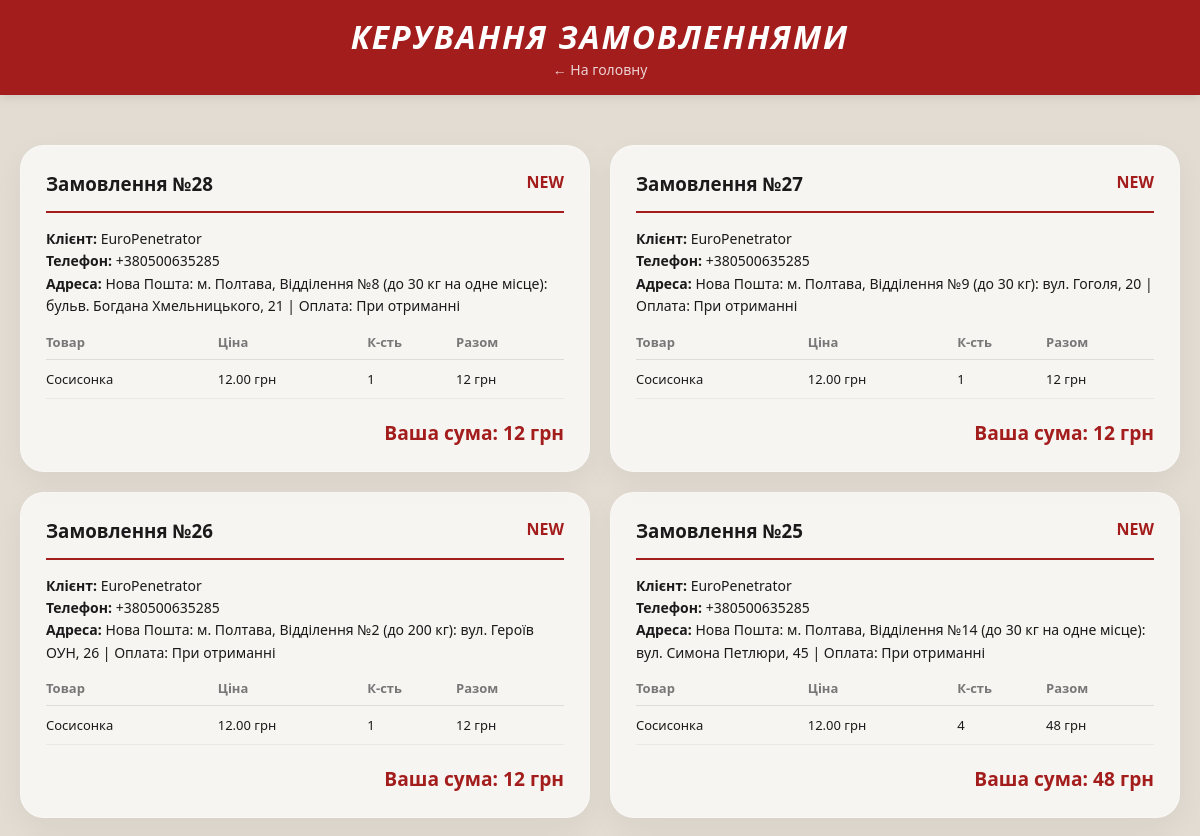
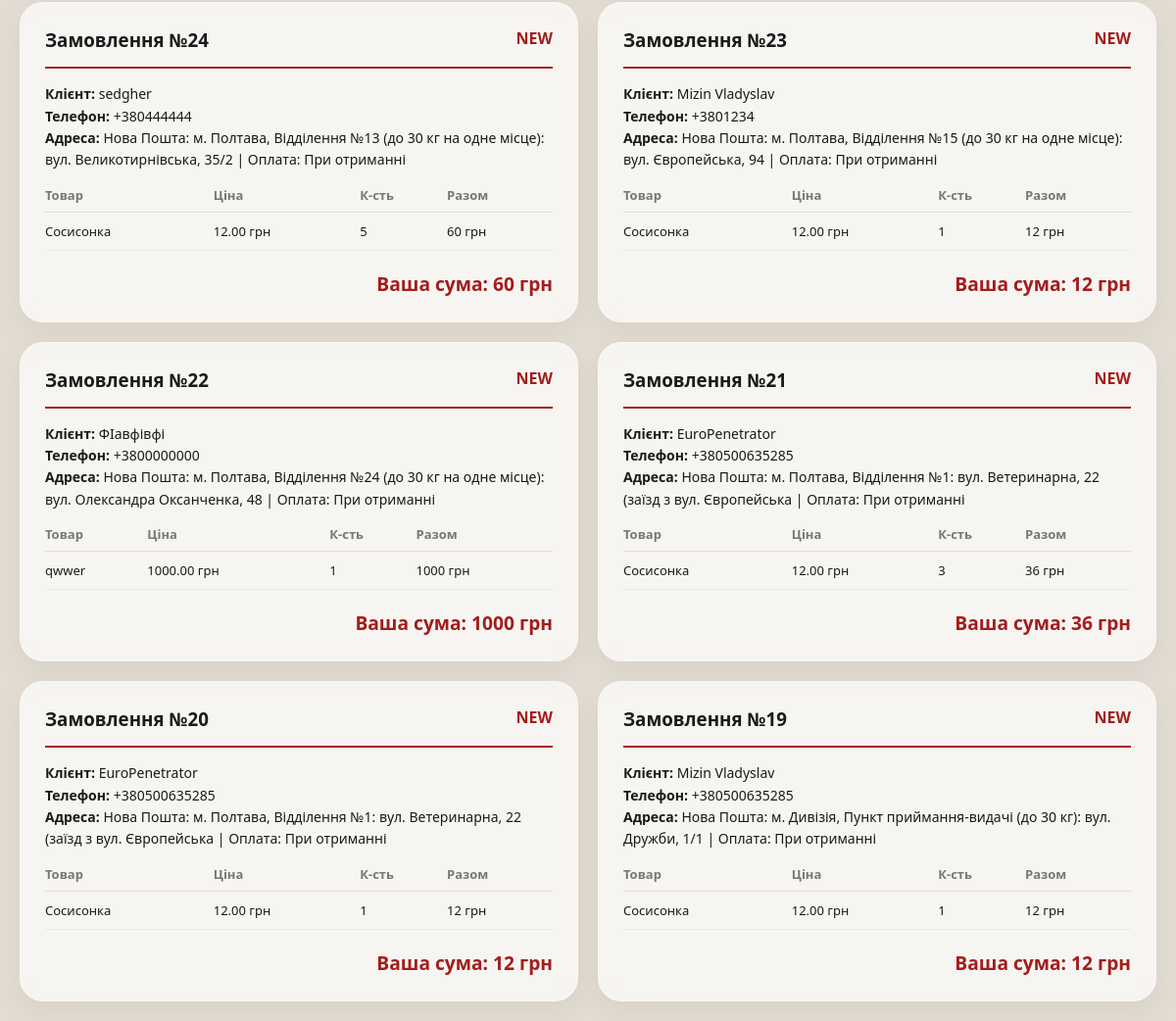
/admin_orders.php (signed in), run on the app's committed database (2 pictures, top to bottom).
### tables this page shows
CREATE TABLE `orders` (
  `id` int(11) NOT NULL,
  `user_id` int(11) DEFAULT NULL,
  `customer_name` varchar(255) DEFAULT NULL,
  `phone` varchar(20) DEFAULT NULL,
  `address` text NOT NULL,
  `total_price` decimal(10,2) DEFAULT NULL,
  `items_json` text DEFAULT NULL,
  `status` enum('new','processing','completed') DEFAULT 'new',
  `created_at` timestamp NOT NULL DEFAULT current_timestamp()
);

### admin_orders.php (the view, shortened to what this page needs)
<?php
require 'config.php';
$seller_id = $_SESSION['user_id'];
$stmt = $pdo->prepare("
    SELECT o.*, u.name as buyer_name
    FROM orders o
    LEFT JOIN users u ON o.user_id = u.id
    ORDER BY o.created_at DESC
");
$stmt->execute();
$all_orders = $stmt->fetchAll();
$seller_orders = [];
foreach ($all_orders as $order) {
    $items = json_decode($order['items_json'], true);
    $seller_items = [];
    $seller_subtotal = 0;
    if (is_array($items)) {
        foreach ($items as $item) {
            if (isset($item['product_id'])) {
                $stmt_prod = $pdo->prepare("SELECT seller_id FROM products WHERE id = ?");
                $stmt_prod->execute([$item['product_id']]);
                $product = $stmt_prod->fetch();
                if ($product && $product['seller_id'] == $seller_id) {
                    $seller_items[] = $item;
                    $seller_subtotal += $item['price'] * $item['quantity'];
                }
            }
        }
    }
    if (!empty($seller_items)) {
        $order['my_items'] = $seller_items;
        $order['my_total'] = $seller_subtotal;
        $seller_orders[] = $order;
    }
}
?>
<!DOCTYPE html>
<html lang="uk">
<head>
    <link rel="stylesheet" href="style.css">
</head>
<body class="admin-body">
    <div class="header-admin">
        <h1>Керування замовленнями</h1>
        <a href="index.php" class="back-link">← На головну</a>
    </div>
    <div class="orders-grid">
        <?php if (empty($seller_orders)): ?>
            <p style="text-align: center; font-size: 1.2em; color: #777;">Замовлень поки немає.</p>
        <?php else: ?>
            <?php foreach ($seller_orders as $order): ?>
                <div class="order-card">
                    <div class="order-card-header">
                        <h3>Замовлення №<?php echo $order['id']; ?></h3>
                        <span class="order-status-badge"><?php echo htmlspecialchars($order['status']); ?></span>
                    </div>
                    <div class="order-info">
                        <strong>Клієнт:</strong> <?php echo htmlspecialchars($order['customer_name']); ?><br>
                        <strong>Телефон:</strong> <?php echo htmlspecialchars($order['phone']); ?><br>
                        <strong>Адреса:</strong> <?php echo htmlspecialchars($order['address']); ?>
                    </div>
                    <table class="order-items-table">
                        <thead>
                            <tr>
                                <th>Товар</th>
                                <th>Ціна</th>
                                <th>К-сть</th>
                                <th>Разом</th>
                            </tr>
                        </thead>
                        <tbody>
                            <?php foreach ($order['my_items'] as $item): ?>
                                <tr>
                                    <td><?php echo htmlspecialchars($item['title']); ?></td>
                                    <td><?php echo $item['price']; ?> грн</td>
                                    <td><?php echo $item['quantity']; ?></td>
                                    <td><?php echo $item['price'] * $item['quantity']; ?> грн</td>
                                </tr>
                            <?php endforeach; ?>
                        </tbody>
                    </table>
                    <div class="order-total-footer">
                        Ваша сума: <?php echo $order['my_total']; ?> грн
                    </div>
                </div>
            <?php endforeach; ?>
        <?php endif; ?>
    </div>
</body>
</html>

### style.css (style rules this page uses)
* { box-sizing: border-box; margin: 0; padding: 0; font-family: 'Segoe UI', Roboto, Helvetica, Arial, sans-serif; }
body { background-color: #e3dcd2; color: #1a1a1a; min-height: 100vh; padding: 0; display: flex; flex-direction: column; align-items: center; overflow-x: hidden; }
body { background-color: #e3dcd2; color: #1a1a1a; min-height: 100vh; display: flex; flex-direction: column; align-items: center; }
.order-card { background: rgba(255, 255, 255, 0.7); backdrop-filter: blur(10px); border: 1px solid rgba(255, 255, 255, 0.3); border-radius: 24px; padding: 25px; box-shadow: 0 10px 30px rgba(0,0,0,0.05); width: calc(50% - 10px); min-width: 350px; display: flex; flex-direction: column; }
.admin-body { background-color: #e3dcd2; color: #1a1a1a; min-height: 100vh; display: flex; flex-direction: column; align-items: center; }
.header-admin { width: 100%; background-color: #a31d1d; padding: 15px 0; text-align: center; box-shadow: 0 2px 10px rgba(0,0,0,0.1); margin-bottom: 30px; }
.header-admin h1 { color: #fff; font-weight: 900; text-transform: uppercase; font-style: italic; letter-spacing: 2px; margin: 0; }
.back-link { color: white; text-decoration: none; font-size: 14px; opacity: 0.8; }
.orders-grid { display: flex; flex-wrap: wrap; gap: 20px; max-width: 1200px; width: 100%; padding: 20px; justify-content: center; }
.order-card { background: rgba(255, 255, 255, 0.7); backdrop-filter: blur(10px); -webkit-backdrop-filter: blur(10px); border: 1px solid rgba(255, 255, 255, 0.3); border-radius: 24px; padding: 25px; box-shadow: 0 10px 30px rgba(0,0,0,0.05); width: calc(50% - 10px); min-width: 350px; display: flex; flex-direction: column; }
.order-card-header { display: flex; justify-content: space-between; border-bottom: 2px solid #a31d1d; padding-bottom: 15px; margin-bottom: 15px; }
.order-card-header h3 { font-weight: 800; margin: 0; }
.order-status-badge { color: #a31d1d; font-weight: bold; text-transform: uppercase; }
.order-info { font-size: 14px; line-height: 1.6; margin-bottom: 15px; }
.order-items-table { width: 100%; border-collapse: collapse; font-size: 13px; }
.order-items-table th { text-align: left; color: #777; border-bottom: 1px solid #ddd; padding-bottom: 8px; }
.order-items-table td { padding: 10px 0; border-bottom: 1px solid rgba(0,0,0,0.05); }
.order-total-footer { text-align: right; margin-top: auto; padding-top: 20px; font-size: 1.2em; font-weight: 900; color: #a31d1d; }

### data on the page
orders: id "28", status "NEW", customer_name "EuroPenetrator", phone "+380500635285", address "Нова Пошта: м. Полтава, Відділення №8 (до 30 кг на одне місце): бульв. Богдана Хмельницького, 21 | Оплата: При отриманні", title "Сосисонка", price "12.00", quantity "1", quantity "12", my_total "12"
orders: id "27", status "NEW", customer_name "EuroPenetrator", phone "+380500635285", address "Нова Пошта: м. Полтава, Відділення №9 (до 30 кг): вул. Гоголя, 20 | Оплата: При отриманні", title "Сосисонка", price "12.00", quantity "1", quantity "12", my_total "12"
orders: id "26", status "NEW", customer_name "EuroPenetrator", phone "+380500635285", address "Нова Пошта: м. Полтава, Відділення №2 (до 200 кг): вул. Героїв ОУН, 26 | Оплата: При отриманні", title "Сосисонка", price "12.00", quantity "1", quantity "12", my_total "12"
orders: id "25", status "NEW", customer_name "EuroPenetrator", phone "+380500635285", address "Нова Пошта: м. Полтава, Відділення №14 (до 30 кг на одне місце): вул. Симона Петлюри, 45 | Оплата: При отриманні", title "Сосисонка", price "12.00", quantity "4", quantity "48", my_total "48"
orders: id "24", status "NEW", customer_name "sedgher", phone "+380444444", address "Нова Пошта: м. Полтава, Відділення №13 (до 30 кг на одне місце): вул. Великотирнівська, 35/2 | Оплата: При отриманні", title "Сосисонка", price "12.00", quantity "5", quantity "60", my_total "60"
orders: id "23", status "NEW", customer_name "Mizin Vladyslav", phone "+3801234", address "Нова Пошта: м. Полтава, Відділення №15 (до 30 кг на одне місце): вул. Європейська, 94 | Оплата: При отриманні", title "Сосисонка", price "12.00", quantity "1", quantity "12", my_total "12"
orders: id "22", status "NEW", customer_name "ФІавфівфі", phone "+3800000000", address "Нова Пошта: м. Полтава, Відділення №24 (до 30 кг на одне місце): вул. Олександра Оксанченка, 48 | Оплата: При отриманні", title "qwwer", price "1000.00", quantity "1", quantity "1000", my_total "1000"
orders: id "21", status "NEW", customer_name "EuroPenetrator", phone "+380500635285", address "Нова Пошта: м. Полтава, Відділення №1: вул. Ветеринарна, 22 (заїзд з вул. Європейська | Оплата: При отриманні", title "Сосисонка", price "12.00", quantity "3", quantity "36", my_total "36"
orders: id "20", status "NEW", customer_name "EuroPenetrator", phone "+380500635285", address "Нова Пошта: м. Полтава, Відділення №1: вул. Ветеринарна, 22 (заїзд з вул. Європейська | Оплата: При отриманні", title "Сосисонка", price "12.00", quantity "1", quantity "12", my_total "12"
orders: id "19", status "NEW", customer_name "Mizin Vladyslav", phone "+380500635285", address "Нова Пошта: м. Дивізія, Пункт приймання-видачі (до 30 кг): вул. Дружби, 1/1 | Оплата: При отриманні", title "Сосисонка", price "12.00", quantity "1", quantity "12", my_total "12"
